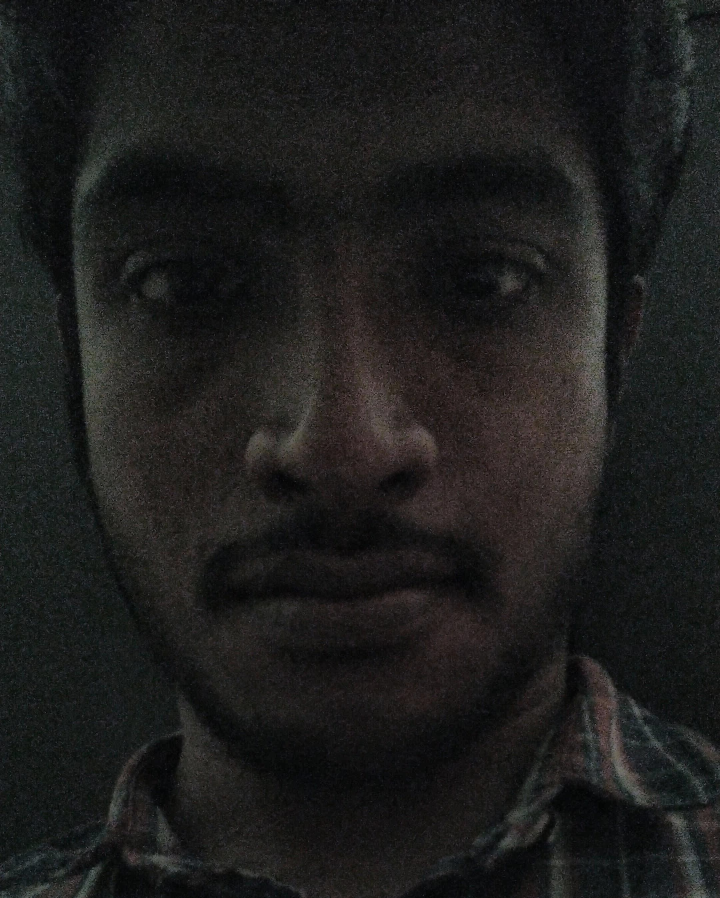
#> input picture resource/testing/clahe_2.jpg, 2160 x 2694 px (shown at 1/3 size)
$ python -i lbp_face_recognition.py   (imports and definitions only)   (Python 2 division)
#> lines starting #> are read from the running program, lines starting #| are printed output that depends on the picture
#> in hist_get, image1 is the input picture: shape (2694, 2160, 3); mean B, G, R 28.7, 29.7, 29.6
# -*- coding: utf-8 -*-
from __future__ import division
import time
time1 = time.time()
import cv2
from pylab import*
from numpy import *
import numpy as np
from matplotlib import pyplot as plt
from math import sqrt
from PIL import Image
from math import sqrt
import os
import glob


class LBP:
    # [14 lines left out: function __init__, not called in this run]


     #将图像载入，并转化为灰度图，获取图像灰度图的像素信息
    def describe(self,image):
        image_array=np.array(Image.open(image).convert('L'))
        return image_array

    #图像的LBP原始特征计算算法：将图像指定位置的像素与周围8个像素比较
    #比中心像素大的点赋值为1，比中心像素小的赋值为0，返回得到的二进制序列
    # [280 lines left out: functions calute_basic_lbp, get_min_for_revolve, calc_sum, lbp_basic, lbp_revolve, lbp_uniform and 11 more, not called in this run]


#############DoG滤波##################
def DoG(img1,sig1,sig2):
    img2= cv2.GaussianBlur(img1, (3, 3),sig1) - cv2.GaussianBlur(img1, (3, 3), sig2)
    return img2


##图片预处理,归一化,gamma校正,DoG滤波,均衡化
# [11 lines left out: function image_processing, not called in this run]


def process_img(image1):
    roi_gray1 = cv2.cvtColor(image1, cv2.COLOR_BGR2GRAY)
    img1 = cv2.resize(roi_gray1, (96, 112), interpolation=cv2.INTER_CUBIC)
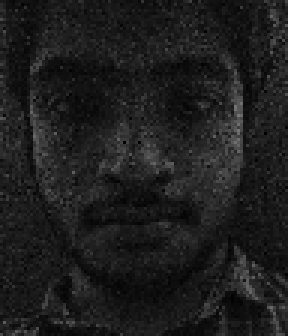
#> img1: shape (112, 96) (shown 3 times larger); min 0, max 119, mean 29.5
    # img2 = GammaCorrectiom(img1, 0.45)
    # img3 = cv2.GaussianBlur(img2, (3, 3), 0.4) - cv2.GaussianBlur(img2, (3, 3), 0.3)
    img4 = cv2.equalizeHist(img1)
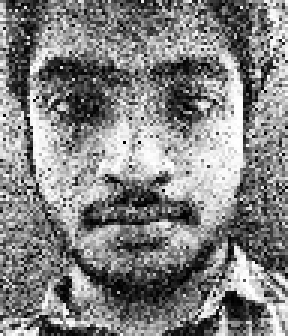
#> img4: shape (112, 96) (shown 3 times larger); min 0, max 255, mean 130.5
    return img4


# define PCA
# [52 lines left out: functions pca, img2vector1, img2vector2, loadDataSet, facefind, not called in this run]


def train():
    global data_mean, V1
    data_mean,V1= facefind()

def hist_get(filename1):

    image1 = cv2.imread(filename1)
    img1 = process_img(image1)

    imgs = [item for i in [glob.glob('./resource/pantar_logs/*.%s' % ext) for ext in ["jpg","pgm","png","bmp","jpeg"]] for item in i]
    #kaand
    count=0
    print imgs


#> (the run stopped early here; a loop or call above may not have finished)

$ run again, on resource/testing/1.jpg
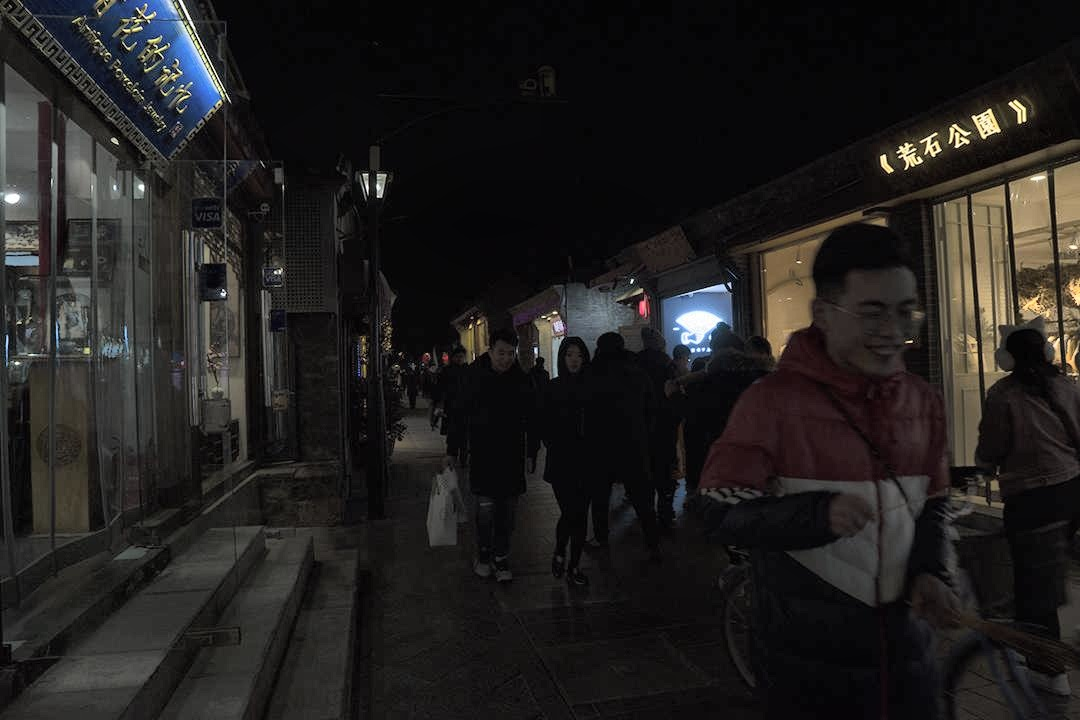
#> input picture resource/testing/1.jpg, 1080 x 720 px
#> in hist_get, image1 is the input picture: shape (720, 1080, 3); mean B, G, R 30.6, 31.5, 33.4
#> in process_img, `img1 = cv2.resize(roi_gray1, (96, 112), interpolation=cv2.INTER_CUBIC)`:
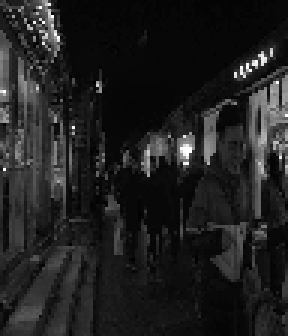
#> img1: shape (112, 96) (shown 3 times larger); min 0, max 255, mean 32.2
#> in process_img, `img4 = cv2.equalizeHist(img1)`:
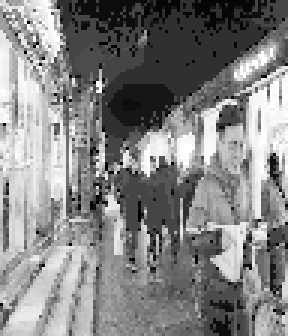
#> img4: shape (112, 96) (shown 3 times larger); min 0, max 255, mean 131
